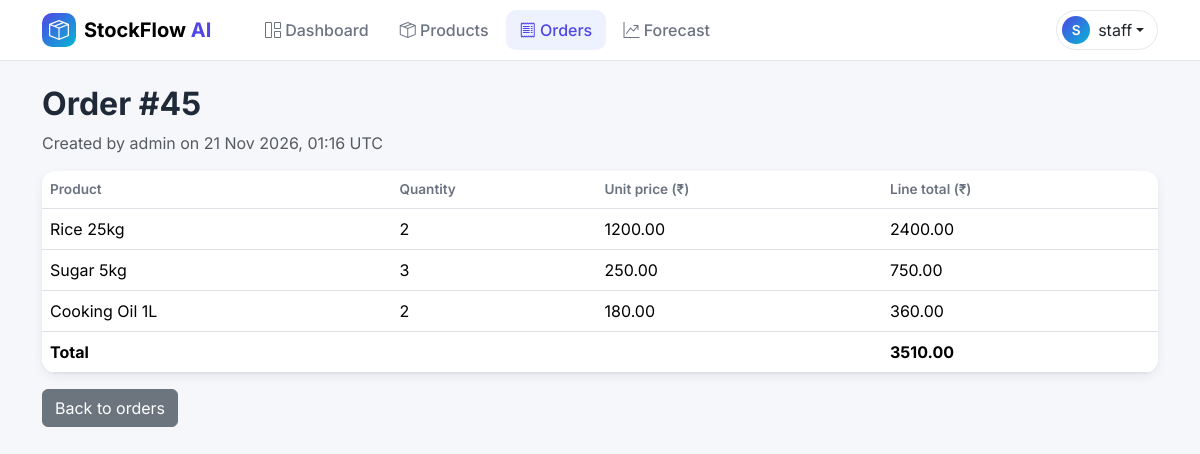
Page /orders/45 (signed in) on the earlier database version.
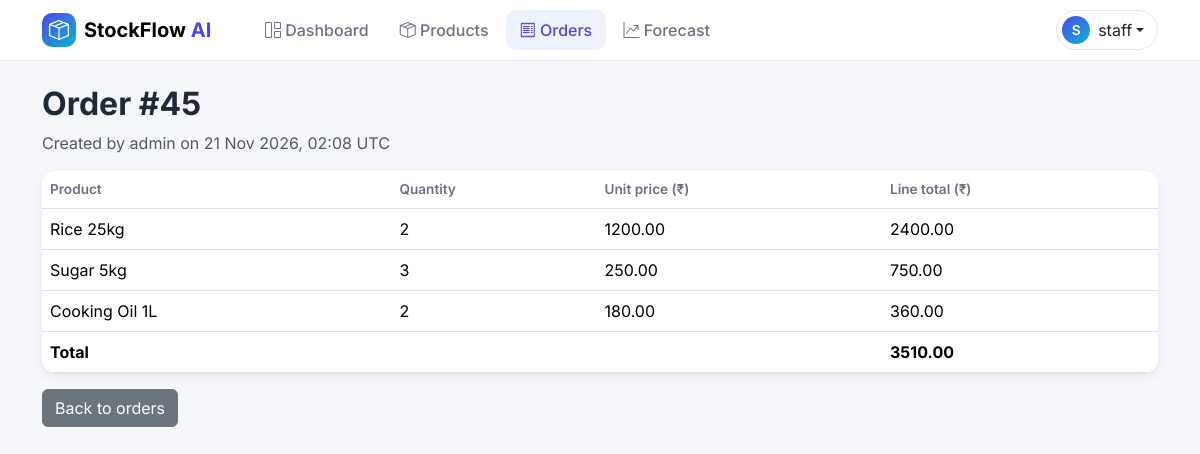
Same page on the later database version.
### app/models.py (models this page shows)
class Order(db.Model):
    __tablename__ = "orders"
    id = db.Column(db.Integer, primary_key=True)
    created_at = db.Column(db.DateTime(timezone=True), nullable=False, default=utc_now)
    created_by_id = db.Column(db.Integer, db.ForeignKey("users.id"), nullable=False)
    created_by = db.relationship("User")
    items = db.relationship(
        "OrderItem",
        back_populates="order",
        cascade="all, delete-orphan",
        order_by="OrderItem.id",
    )
    @property
    def total(self):
        return sum(item.line_total for item in self.items)

### app/orders.py (the view)
    @app.route("/orders/<int:order_id>")
    @login_required
    def order_detail(order_id):
        order = db.get_or_404(Order, order_id)
        return render_template("order_detail.html", order=order)

### app/auth.py (called while the page is built)
@login_manager.user_loader
def load_user(user_id):
    return db.session.get(User, int(user_id))

### app/models.py (called while the page is built)
    @property
    def is_admin(self):
        return self.role == "admin"

    @property
    def line_total(self):
        return self.quantity * self.unit_price

### app/templates/order_detail.html (shortened to what this page needs)
{% extends "base.html" %}
{% block content %}
    <h1>Order #{{ order.id }}</h1>
    <p class="text-muted">
        Created by {{ order.created_by.username }}
        on {{ order.created_at.strftime("%d %b %Y, %H:%M") }} UTC
    </p>
    <table class="table mt-3">
        <thead>
            <tr>
                <th>Product</th>
                <th>Quantity</th>
                <th>Unit price (₹)</th>
                <th>Line total (₹)</th>
            </tr>
        </thead>
        <tbody>
            {% for item in order.items %}
                <tr>
                    <td>{{ item.product.name }}</td>
                    <td>{{ item.quantity }}</td>
                    <td>{{ "%.2f"|format(item.unit_price) }}</td>
                    <td>{{ "%.2f"|format(item.line_total) }}</td>
                </tr>
            {% endfor %}
        </tbody>
        <tfoot>
            <tr class="fw-bold">
                <td colspan="3">Total</td>
                <td>{{ "%.2f"|format(order.total) }}</td>
            </tr>
        </tfoot>
    </table>
    <a href="{{ url_for('orders') }}" class="btn btn-secondary">Back to orders</a>
{% endblock %}

Differences in the rows shown:
changed Order id 45: created_at "21 Nov 2026, 01:16" → "21 Nov 2026, 02:08"
